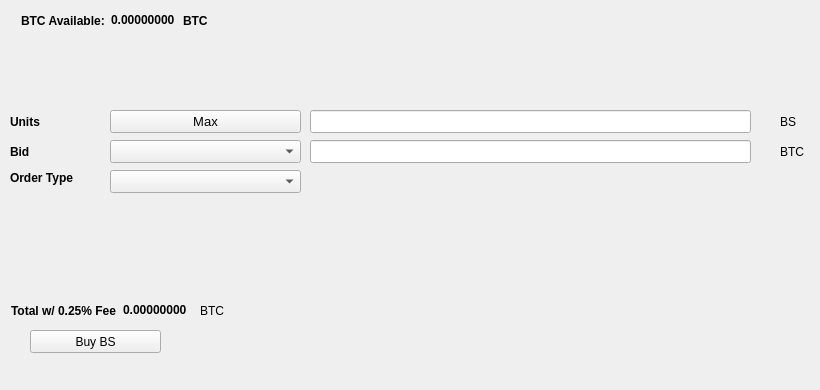
   <widget class="QWidget" name="BuyTab">
    <attribute name="title">
     <string>Buy</string>
    </attribute>
    <widget class="QPushButton" name="BuyBS">
     <property name="geometry">
      <rect>
       <x>30</x>
       <y>330</y>
       <width>131</width>
       <height>23</height>
      </rect>
     </property>
     <property name="text">
      <string>Buy BS</string>
     </property>
     <property name="icon">
      <iconset resource="../BS.qrc">
       <normaloff>:/icons/BS</normaloff>:/icons/BS</iconset>
     </property>
    </widget>
    <widget class="QLabel" name="label_3">
     <property name="geometry">
      <rect>
       <x>10</x>
       <y>110</y>
       <width>46</width>
       <height>23</height>
      </rect>
     </property>
     <property name="font">
      <font>
       <weight>75</weight>
       <bold>true</bold>
      </font>
     </property>
     <property name="text">
      <string>Units</string>
     </property>
    </widget>
    <widget class="QLineEdit" name="UnitsInput">
     <property name="geometry">
      <rect>
       <x>310</x>
       <y>110</y>
       <width>441</width>
       <height>23</height>
      </rect>
     </property>
     <property name="font">
      <font>
       <pointsize>9</pointsize>
       <weight>75</weight>
       <bold>true</bold>
      </font>
     </property>
    </widget>
    <widget class="QLineEdit" name="BuyBidPriceEdit">
     <property name="geometry">
      <rect>
       <x>310</x>
       <y>140</y>
       <width>441</width>
       <height>23</height>
      </rect>
     </property>
     <property name="font">
      <font>
       <pointsize>9</pointsize>
       <weight>75</weight>
       <bold>true</bold>
      </font>
     </property>
    </widget>
    <widget class="QLabel" name="label_4">
     <property name="geometry">
      <rect>
       <x>780</x>
       <y>110</y>
       <width>31</width>
       <height>23</height>
      </rect>
     </property>
     <property name="text">
      <string>BS</string>
     </property>
    </widget>
    <widget class="QLabel" name="label_5">
     <property name="geometry">
      <rect>
       <x>780</x>
       <y>140</y>
       <width>31</width>
       <height>23</height>
      </rect>
     </property>
     <property name="text">
      <string>BTC</string>
     </property>
    </widget>
    <widget class="QLabel" name="label_6">
     <property name="geometry">
      <rect>
       <x>10</x>
       <y>140</y>
       <width>46</width>
       <height>23</height>
      </rect>
     </property>
     <property name="font">
      <font>
       <weight>75</weight>
       <bold>true</bold>
      </font>
     </property>
     <property name="text">
      <string>Bid</string>
     </property>
    </widget>
    <widget class="QLabel" name="label_7">
     <property name="geometry">
      <rect>
       <x>10</x>
       <y>170</y>
       <width>91</width>
       <height>16</height>
      </rect>
     </property>
     <property name="font">
      <font>
       <weight>75</weight>
       <bold>true</bold>
      </font>
     </property>
     <property name="text">
      <string>Order Type</string>
     </property>
    </widget>
    <widget class="QPushButton" name="Buy_Max_Amount">
     <property name="geometry">
      <rect>
       <x>110</x>
       <y>110</y>
       <width>191</width>
       <height>23</height>
      </rect>
     </property>
     <property name="font">
      <font>
       <pointsize>10</pointsize>
      </font>
     </property>
     <property name="text">
      <string>Max</string>
     </property>
    </widget>
    <widget class="QComboBox" name="BuyBidcomboBox">
     <property name="geometry">
      <rect>
       <x>110</x>
       <y>140</y>
       <width>191</width>
       <height>23</height>
      </rect>
     </property>
     <property name="font">
      <font>
       <pointsize>10</pointsize>
      </font>
     </property>
    </widget>
    <widget class="QComboBox" name="buyOrdertypeCombo">
     <property name="geometry">
      <rect>
       <x>110</x>
       <y>170</y>
       <width>191</width>
       <height>23</height>
      </rect>
     </property>
     <property name="font">
      <font>
       <pointsize>10</pointsize>
      </font>
     </property>
    </widget>
    <widget class="QWidget" name="layoutWidget1">
     <property name="geometry">
      <rect>
       <x>21</x>
       <y>11</y>
       <width>227</width>
       <height>19</height>
      </rect>
     </property>
     <layout class="QHBoxLayout" name="horizontalLayout_3">
      <item>
       <widget class="QLabel" name="label232">
        <property name="font">
         <font>
          <weight>75</weight>
          <bold>true</bold>
         </font>
        </property>
        <property name="text">
         <string>BTC Available:</string>
        </property>
       </widget>
      </item>
      <item>
       <widget class="QLabel" name="BtcAvailableLbl">
        <property name="palette">
         <palette>
          <active>
           <colorrole role="WindowText">
            <brush brushstyle="SolidPattern">
             <color alpha="255">
              <red>0</red>
              <green>0</green>
              <blue>0</blue>
             </color>
            </brush>
           </colorrole>
           <colorrole role="Button">
            <brush brushstyle="SolidPattern">
             <color alpha="255">
              <red>0</red>
              <green>170</green>
              <blue>0</blue>
             </color>
            </brush>
           </colorrole>
           <colorrole role="Light">
            <brush brushstyle="SolidPattern">
             <color alpha="255">
              <red>0</red>
              <green>255</green>
              <blue>0</blue>
             </color>
            </brush>
           </colorrole>
           <colorrole role="Midlight">
            <brush brushstyle="SolidPattern">
             <color alpha="255">
              <red>0</red>
              <green>212</green>
              <blue>0</blue>
             </color>
            </brush>
           </colorrole>
           <colorrole role="Dark">
            <brush brushstyle="SolidPattern">
             <color alpha="255">
              <red>0</red>
              <green>85</green>
              <blue>0</blue>
             </color>
            </brush>
           </colorrole>
           <colorrole role="Mid">
            <brush brushstyle="SolidPattern">
             <color alpha="255">
              <red>0</red>
              <green>113</green>
              <blue>0</blue>
             </color>
            </brush>
           </colorrole>
           <colorrole role="Text">
            <brush brushstyle="SolidPattern">
             <color alpha="255">
              <red>0</red>
              <green>170</green>
              <blue>0</blue>
             </color>
            </brush>
           </colorrole>
           <colorrole role="BrightText">
            <brush brushstyle="SolidPattern">
             <color alpha="255">
              <red>255</red>
              <green>255</green>
              <blue>255</blue>
             </color>
            </brush>
           </colorrole>
           <colorrole role="ButtonText">
            <brush brushstyle="SolidPattern">
             <color alpha="255">
              <red>0</red>
              <green>0</green>
              <blue>0</blue>
             </color>
            </brush>
           </colorrole>
           <colorrole role="Base">
            <brush brushstyle="SolidPattern">
             <color alpha="255">
              <red>255</red>
              <green>255</green>
              <blue>255</blue>
             </color>
            </brush>
           </colorrole>
           <colorrole role="Window">
            <brush brushstyle="SolidPattern">
             <color alpha="255">
              <red>0</red>
              <green>170</green>
              <blue>0</blue>
             </color>
            </brush>
           </colorrole>
           <colorrole role="Shadow">
            <brush brushstyle="SolidPattern">
             <color alpha="255">
              <red>0</red>
              <green>0</green>
              <blue>0</blue>
             </color>
            </brush>
           </colorrole>
           <colorrole role="AlternateBase">
            <brush brushstyle="SolidPattern">
             <color alpha="255">
              <red>127</red>
              <green>212</green>
              <blue>127</blue>
             </color>
            </brush>
           </colorrole>
           <colorrole role="ToolTipBase">
            <brush brushstyle="SolidPattern">
             <color alpha="255">
              <red>255</red>
              <green>255</green>
              <blue>220</blue>
             </color>
            </brush>
           </colorrole>
           <colorrole role="ToolTipText">
            <brush brushstyle="SolidPattern">
             <color alpha="255">
              <red>0</red>
              <green>0</green>
              <blue>0</blue>
             </color>
            </brush>
           </colorrole>
          </active>
          <inactive>
           <colorrole role="WindowText">
            <brush brushstyle="SolidPattern">
             <color alpha="255">
              <red>0</red>
              <green>0</green>
              <blue>0</blue>
             </color>
            </brush>
           </colorrole>
           <colorrole role="Button">
            <brush brushstyle="SolidPattern">
             <color alpha="255">
              <red>0</red>
              <green>170</green>
              <blue>0</blue>
             </color>
            </brush>
           </colorrole>
           <colorrole role="Light">
            <brush brushstyle="SolidPattern">
             <color alpha="255">
              <red>0</red>
              <green>255</green>
              <blue>0</blue>
             </color>
            </brush>
           </colorrole>
           <colorrole role="Midlight">
            <brush brushstyle="SolidPattern">
             <color alpha="255">
              <red>0</red>
              <green>212</green>
              <blue>0</blue>
             </color>
            </brush>
           </colorrole>
           <colorrole role="Dark">
            <brush brushstyle="SolidPattern">
             <color alpha="255">
              <red>0</red>
              <green>85</green>
              <blue>0</blue>
             </color>
            </brush>
           </colorrole>
           <colorrole role="Mid">
            <brush brushstyle="SolidPattern">
             <color alpha="255">
              <red>0</red>
              <green>113</green>
              <blue>0</blue>
             </color>
            </brush>
           </colorrole>
           <colorrole role="Text">
            <brush brushstyle="SolidPattern">
             <color alpha="255">
              <red>0</red>
              <green>170</green>
              <blue>0</blue>
             </color>
            </brush>
           </colorrole>
           <colorrole role="BrightText">
            <brush brushstyle="SolidPattern">
             <color alpha="255">
              <red>255</red>
              <green>255</green>
              <blue>255</blue>
             </color>
            </brush>
           </colorrole>
           <colorrole role="ButtonText">
            <brush brushstyle="SolidPattern">
             <color alpha="255">
              <red>0</red>
              <green>0</green>
              <blue>0</blue>
             </color>
            </brush>
           </colorrole>
           <colorrole role="Base">
            <brush brushstyle="SolidPattern">
             <color alpha="255">
              <red>255</red>
              <green>255</green>
              <blue>255</blue>
             </color>
            </brush>
           </colorrole>
           <colorrole role="Window">
            <brush brushstyle="SolidPattern">
             <color alpha="255">
              <red>0</red>
              <green>170</green>
              <blue>0</blue>
             </color>
            </brush>
           </colorrole>
           <colorrole role="Shadow">
            <brush brushstyle="SolidPattern">
             <color alpha="255">
              <red>0</red>
              <green>0</green>
              <blue>0</blue>
             </color>
            </brush>
           </colorrole>
           <colorrole role="AlternateBase">
            <brush brushstyle="SolidPattern">
             <color alpha="255">
              <red>127</red>
              <green>212</green>
              <blue>127</blue>
             </color>
            </brush>
           </colorrole>
           <colorrole role="ToolTipBase">
            <brush brushstyle="SolidPattern">
             <color alpha="255">
              <red>255</red>
              <green>255</green>
              <blue>220</blue>
             </color>
            </brush>
           </colorrole>
           <colorrole role="ToolTipText">
            <brush brushstyle="SolidPattern">
             <color alpha="255">
              <red>0</red>
              <green>0</green>
              <blue>0</blue>
             </color>
            </brush>
           </colorrole>
          </inactive>
          <disabled>
           <colorrole role="WindowText">
            <brush brushstyle="SolidPattern">
             <color alpha="255">
              <red>0</red>
              <green>85</green>
              <blue>0</blue>
             </color>
            </brush>
           </colorrole>
           <colorrole role="Button">
            <brush brushstyle="SolidPattern">
             <color alpha="255">
              <red>0</red>
              <green>170</green>
              <blue>0</blue>
             </color>
            </brush>
           </colorrole>
           <colorrole role="Light">
            <brush brushstyle="SolidPattern">
             <color alpha="255">
              <red>0</red>
              <green>255</green>
              <blue>0</blue>
             </color>
            </brush>
           </colorrole>
           <colorrole role="Midlight">
            <brush brushstyle="SolidPattern">
             <color alpha="255">
              <red>0</red>
              <green>212</green>
              <blue>0</blue>
             </color>
            </brush>
           </colorrole>
           <colorrole role="Dark">
            <brush brushstyle="SolidPattern">
             <color alpha="255">
              <red>0</red>
              <green>85</green>
              <blue>0</blue>
             </color>
            </brush>
           </colorrole>
           <colorrole role="Mid">
            <brush brushstyle="SolidPattern">
             <color alpha="255">
              <red>0</red>
              <green>113</green>
              <blue>0</blue>
             </color>
            </brush>
           </colorrole>
           <colorrole role="Text">
            <brush brushstyle="SolidPattern">
             <color alpha="255">
              <red>0</red>
              <green>85</green>
              <blue>0</blue>
             </color>
            </brush>
           </colorrole>
           <colorrole role="BrightText">
            <brush brushstyle="SolidPattern">
             <color alpha="255">
              <red>255</red>
              <green>255</green>
              <blue>255</blue>
             </color>
            </brush>
           </colorrole>
           <colorrole role="ButtonText">
            <brush brushstyle="SolidPattern">
             <color alpha="255">
              <red>0</red>
              <green>85</green>
              <blue>0</blue>
             </color>
            </brush>
           </colorrole>
           <colorrole role="Base">
            <brush brushstyle="SolidPattern">
             <color alpha="255">
              <red>0</red>
              <green>170</green>
              <blue>0</blue>
             </color>
            </brush>
           </colorrole>
           <colorrole role="Window">
            <brush brushstyle="SolidPattern">
             <color alpha="255">
              <red>0</red>
              <green>170</green>
              <blue>0</blue>
             </color>
            </brush>
           </colorrole>
           <colorrole role="Shadow">
            <brush brushstyle="SolidPattern">
             <color alpha="255">
              <red>0</red>
              <green>0</green>
              <blue>0</blue>
             </color>
            </brush>
           </colorrole>
           <colorrole role="AlternateBase">
            <brush brushstyle="SolidPattern">
             <color alpha="255">
              <red>0</red>
              <green>170</green>
              <blue>0</blue>
             </color>
            </brush>
           </colorrole>
           <colorrole role="ToolTipBase">
            <brush brushstyle="SolidPattern">
             <color alpha="255">
              <red>255</red>
              <green>255</green>
              <blue>220</blue>
             </color>
            </brush>
           </colorrole>
           <colorrole role="ToolTipText">
            <brush brushstyle="SolidPattern">
             <color alpha="255">
              <red>0</red>
              <green>0</green>
              <blue>0</blue>
             </color>
            </brush>
           </colorrole>
          </disabled>
         </palette>
        </property>
        <property name="font">
         <font>
          <weight>75</weight>
          <bold>true</bold>
         </font>
        </property>
        <property name="text">
         <string>0.00000000</string>
        </property>
        <property name="textInteractionFlags">
         <set>Qt::LinksAccessibleByMouse|Qt::TextSelectableByKeyboard|Qt::TextSelectableByMouse</set>
        </property>
       </widget>
      </item>
      <item>
       <widget class="QLabel" name="BtcAvailableLbl_2">
        <property name="font">
         <font>
          <weight>75</weight>
          <bold>true</bold>
         </font>
        </property>
        <property name="text">
         <string>BTC</string>
        </property>
       </widget>
      </item>
     </layout>
    </widget>
    <widget class="QWidget" name="layoutWidge2">
     <property name="geometry">
      <rect>
       <x>11</x>
       <y>301</y>
       <width>259</width>
       <height>19</height>
      </rect>
     </property>
     <layout class="QHBoxLayout" name="horizontalLayout_4">
      <item>
       <widget class="QLabel" name="label_9">
        <property name="font">
         <font>
          <weight>75</weight>
          <bold>true</bold>
         </font>
        </property>
        <property name="text">
         <string>Total w/ 0.25% Fee</string>
        </property>
       </widget>
      </item>
      <item>
       <widget class="QLabel" name="BuyCostLabel">
        <property name="palette">
         <palette>
          <active>
           <colorrole role="WindowText">
            <brush brushstyle="SolidPattern">
             <color alpha="255">
              <red>0</red>
              <green>0</green>
              <blue>0</blue>
             </color>
            </brush>
           </colorrole>
           <colorrole role="Button">
            <brush brushstyle="SolidPattern">
             <color alpha="255">
              <red>0</red>
              <green>170</green>
              <blue>0</blue>
             </color>
            </brush>
           </colorrole>
           <colorrole role="Light">
            <brush brushstyle="SolidPattern">
             <color alpha="255">
              <red>0</red>
              <green>255</green>
              <blue>0</blue>
             </color>
            </brush>
           </colorrole>
           <colorrole role="Midlight">
            <brush brushstyle="SolidPattern">
             <color alpha="255">
              <red>0</red>
              <green>212</green>
              <blue>0</blue>
             </color>
            </brush>
           </colorrole>
           <colorrole role="Dark">
            <brush brushstyle="SolidPattern">
             <color alpha="255">
              <red>0</red>
              <green>85</green>
              <blue>0</blue>
             </color>
            </brush>
           </colorrole>
           <colorrole role="Mid">
            <brush brushstyle="SolidPattern">
             <color alpha="255">
              <red>0</red>
              <green>113</green>
              <blue>0</blue>
             </color>
            </brush>
           </colorrole>
           <colorrole role="Text">
            <brush brushstyle="SolidPattern">
             <color alpha="255">
              <red>0</red>
              <green>170</green>
              <blue>0</blue>
             </color>
            </brush>
           </colorrole>
           <colorrole role="BrightText">
            <brush brushstyle="SolidPattern">
             <color alpha="255">
              <red>255</red>
              <green>255</green>
              <blue>255</blue>
             </color>
            </brush>
           </colorrole>
           <colorrole role="ButtonText">
            <brush brushstyle="SolidPattern">
             <color alpha="255">
              <red>0</red>
              <green>0</green>
              <blue>0</blue>
             </color>
            </brush>
           </colorrole>
           <colorrole role="Base">
            <brush brushstyle="SolidPattern">
             <color alpha="255">
              <red>255</red>
              <green>255</green>
              <blue>255</blue>
             </color>
            </brush>
           </colorrole>
           <colorrole role="Window">
            <brush brushstyle="SolidPattern">
             <color alpha="255">
              <red>0</red>
              <green>170</green>
              <blue>0</blue>
             </color>
            </brush>
           </colorrole>
           <colorrole role="Shadow">
            <brush brushstyle="SolidPattern">
             <color alpha="255">
              <red>0</red>
              <green>0</green>
              <blue>0</blue>
             </color>
            </brush>
           </colorrole>
           <colorrole role="AlternateBase">
            <brush brushstyle="SolidPattern">
             <color alpha="255">
              <red>127</red>
              <green>212</green>
              <blue>127</blue>
             </color>
            </brush>
           </colorrole>
           <colorrole role="ToolTipBase">
            <brush brushstyle="SolidPattern">
             <color alpha="255">
              <red>255</red>
              <green>255</green>
              <blue>220</blue>
             </color>
            </brush>
           </colorrole>
           <colorrole role="ToolTipText">
            <brush brushstyle="SolidPattern">
             <color alpha="255">
              <red>0</red>
              <green>0</green>
              <blue>0</blue>
             </color>
            </brush>
           </colorrole>
          </active>
          <inactive>
           <colorrole role="WindowText">
            <brush brushstyle="SolidPattern">
             <color alpha="255">
              <red>0</red>
              <green>0</green>
              <blue>0</blue>
             </color>
            </brush>
           </colorrole>
           <colorrole role="Button">
            <brush brushstyle="SolidPattern">
             <color alpha="255">
              <red>0</red>
              <green>170</green>
              <blue>0</blue>
             </color>
            </brush>
           </colorrole>
           <colorrole role="Light">
            <brush brushstyle="SolidPattern">
             <color alpha="255">
              <red>0</red>
              <green>255</green>
              <blue>0</blue>
             </color>
            </brush>
           </colorrole>
           <colorrole role="Midlight">
            <brush brushstyle="SolidPattern">
             <color alpha="255">
              <red>0</red>
              <green>212</green>
              <blue>0</blue>
             </color>
            </brush>
           </colorrole>
           <colorrole role="Dark">
            <brush brushstyle="SolidPattern">
             <color alpha="255">
              <red>0</red>
              <green>85</green>
              <blue>0</blue>
             </color>
            </brush>
           </colorrole>
           <colorrole role="Mid">
            <brush brushstyle="SolidPattern">
             <color alpha="255">
              <red>0</red>
              <green>113</green>
              <blue>0</blue>
             </color>
            </brush>
           </colorrole>
           <colorrole role="Text">
            <brush brushstyle="SolidPattern">
             <color alpha="255">
              <red>0</red>
              <green>170</green>
              <blue>0</blue>
             </color>
            </brush>
           </colorrole>
           <colorrole role="BrightText">
            <brush brushstyle="SolidPattern">
             <color alpha="255">
              <red>255</red>
              <green>255</green>
              <blue>255</blue>
             </color>
            </brush>
           </colorrole>
           <colorrole role="ButtonText">
            <brush brushstyle="SolidPattern">
             <color alpha="255">
              <red>0</red>
              <green>0</green>
              <blue>0</blue>
             </color>
            </brush>
           </colorrole>
           <colorrole role="Base">
            <brush brushstyle="SolidPattern">
             <color alpha="255">
              <red>255</red>
              <green>255</green>
              <blue>255</blue>
             </color>
            </brush>
           </colorrole>
           <colorrole role="Window">
            <brush brushstyle="SolidPattern">
             <color alpha="255">
              <red>0</red>
              <green>170</green>
              <blue>0</blue>
             </color>
            </brush>
           </colorrole>
           <colorrole role="Shadow">
            <brush brushstyle="SolidPattern">
             <color alpha="255">
              <red>0</red>
              <green>0</green>
              <blue>0</blue>
             </color>
            </brush>
           </colorrole>
           <colorrole role="AlternateBase">
            <brush brushstyle="SolidPattern">
             <color alpha="255">
              <red>127</red>
              <green>212</green>
              <blue>127</blue>
             </color>
            </brush>
           </colorrole>
           <colorrole role="ToolTipBase">
            <brush brushstyle="SolidPattern">
             <color alpha="255">
              <red>255</red>
              <green>255</green>
              <blue>220</blue>
             </color>
            </brush>
           </colorrole>
           <colorrole role="ToolTipText">
            <brush brushstyle="SolidPattern">
             <color alpha="255">
              <red>0</red>
              <green>0</green>
              <blue>0</blue>
             </color>
            </brush>
           </colorrole>
          </inactive>
          <disabled>
           <colorrole role="WindowText">
            <brush brushstyle="SolidPattern">
             <color alpha="255">
              <red>0</red>
              <green>85</green>
              <blue>0</blue>
             </color>
            </brush>
           </colorrole>
           <colorrole role="Button">
            <brush brushstyle="SolidPattern">
             <color alpha="255">
              <red>0</red>
              <green>170</green>
              <blue>0</blue>
             </color>
            </brush>
           </colorrole>
           <colorrole role="Light">
            <brush brushstyle="SolidPattern">
             <color alpha="255">
              <red>0</red>
              <green>255</green>
              <blue>0</blue>
             </color>
            </brush>
           </colorrole>
           <colorrole role="Midlight">
            <brush brushstyle="SolidPattern">
             <color alpha="255">
              <red>0</red>
              <green>212</green>
              <blue>0</blue>
             </color>
            </brush>
           </colorrole>
           <colorrole role="Dark">
            <brush brushstyle="SolidPattern">
             <color alpha="255">
              <red>0</red>
              <green>85</green>
              <blue>0</blue>
             </color>
            </brush>
           </colorrole>
           <colorrole role="Mid">
            <brush brushstyle="SolidPattern">
             <color alpha="255">
              <red>0</red>
              <green>113</green>
              <blue>0</blue>
             </color>
            </brush>
           </colorrole>
           <colorrole role="Text">
            <brush brushstyle="SolidPattern">
             <color alpha="255">
              <red>0</red>
              <green>85</green>
              <blue>0</blue>
             </color>
            </brush>
           </colorrole>
           <colorrole role="BrightText">
            <brush brushstyle="SolidPattern">
             <color alpha="255">
              <red>255</red>
              <green>255</green>
              <blue>255</blue>
             </color>
            </brush>
           </colorrole>
           <colorrole role="ButtonText">
            <brush brushstyle="SolidPattern">
             <color alpha="255">
              <red>0</red>
              <green>85</green>
              <blue>0</blue>
             </color>
            </brush>
           </colorrole>
           <colorrole role="Base">
            <brush brushstyle="SolidPattern">
             <color alpha="255">
              <red>0</red>
              <green>170</green>
              <blue>0</blue>
             </color>
            </brush>
           </colorrole>
           <colorrole role="Window">
            <brush brushstyle="SolidPattern">
             <color alpha="255">
              <red>0</red>
              <green>170</green>
              <blue>0</blue>
             </color>
            </brush>
           </colorrole>
           <colorrole role="Shadow">
            <brush brushstyle="SolidPattern">
             <color alpha="255">
              <red>0</red>
              <green>0</green>
              <blue>0</blue>
             </color>
            </brush>
           </colorrole>
           <colorrole role="AlternateBase">
            <brush brushstyle="SolidPattern">
             <color alpha="255">
              <red>0</red>
              <green>170</green>
              <blue>0</blue>
             </color>
            </brush>
           </colorrole>
           <colorrole role="ToolTipBase">
            <brush brushstyle="SolidPattern">
             <color alpha="255">
              <red>255</red>
              <green>255</green>
              <blue>220</blue>
             </color>
            </brush>
           </colorrole>
           <colorrole role="ToolTipText">
            <brush brushstyle="SolidPattern">
             <color alpha="255">
              <red>0</red>
              <green>0</green>
              <blue>0</blue>
             </color>
            </brush>
           </colorrole>
          </disabled>
         </palette>
        </property>
        <property name="font">
         <font>
          <weight>75</weight>
          <bold>true</bold>
         </font>
        </property>
        <property name="autoFillBackground">
         <bool>false</bool>
        </property>
        <property name="text">
         <string>0.00000000</string>
        </property>
        <property name="textInteractionFlags">
         <set>Qt::LinksAccessibleByMouse|Qt::TextSelectableByMouse</set>
        </property>
       </widget>
      </item>
      <item>
       <widget class="QLabel" name="label_10">
        <property name="font">
         <font>
          <weight>50</weight>
          <bold>false</bold>
         </font>
        </property>
        <property name="text">
         <string>BTC</string>
        </property>
       </widget>
      </item>
     </layout>
    </widget>
    <widget class="QLabel" name="label_24">
     <property name="geometry">
      <rect>
       <x>460</x>
       <y>300</y>
       <width>281</width>
       <height>81</height>
      </rect>
     </property>
     <property name="text">
      <string/>
     </property>
     <property name="pixmap">
      <pixmap>:/images/bittrex</pixmap>
     </property>
    </widget>
   </widget>
